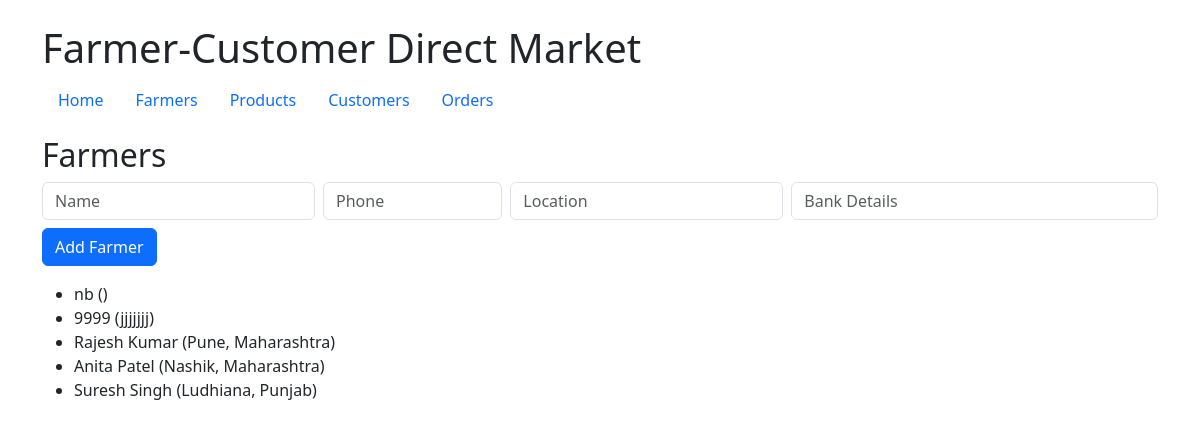
The page /farmer on the database its author committed.
### app.py (models this page shows)
class Farmer(db.Model):
    farmer_id = db.Column(db.Integer, primary_key=True)
    name = db.Column(db.String(120), nullable=False)
    phone = db.Column(db.String(40))
    location = db.Column(db.String(120))
    bank_details = db.Column(db.String(255))
    products = db.relationship('Product', backref='farmer', lazy=True)

### app.py (the view, shortened to what this page needs)
@app.route('/farmer', methods=['GET', 'POST'])
def farmer():
    return render_template('farmer.html', farmers=Farmer.query.all())

### templates/farmer.html
{% extends 'layout.html' %}
{% block content %}
<h2>Farmers</h2>
<form method="post" class="row g-2 mb-3">
  <div class="col-md-3"><input name="name" class="form-control" placeholder="Name" required></div>
  <div class="col-md-2"><input name="phone" class="form-control" placeholder="Phone"></div>
  <div class="col-md-3"><input name="location" class="form-control" placeholder="Location"></div>
  <div class="col-md-4"><input name="bank_details" class="form-control" placeholder="Bank Details"></div>
  <div class="col-12"><button class="btn btn-primary">Add Farmer</button></div>
</form>
<ul>
  {% for f in farmers %}<li>{{ f.name }} ({{ f.location }})</li>{% endfor %}
</ul>
{% endblock %}

### rows shown on the page
Farmer: name "nb"
Farmer: name "9999", location "jjjjjjj"
Farmer: name "Rajesh Kumar", location "Pune, Maharashtra"
Farmer: name "Anita Patel", location "Nashik, Maharashtra"
Farmer: name "Suresh Singh", location "Ludhiana, Punjab"
